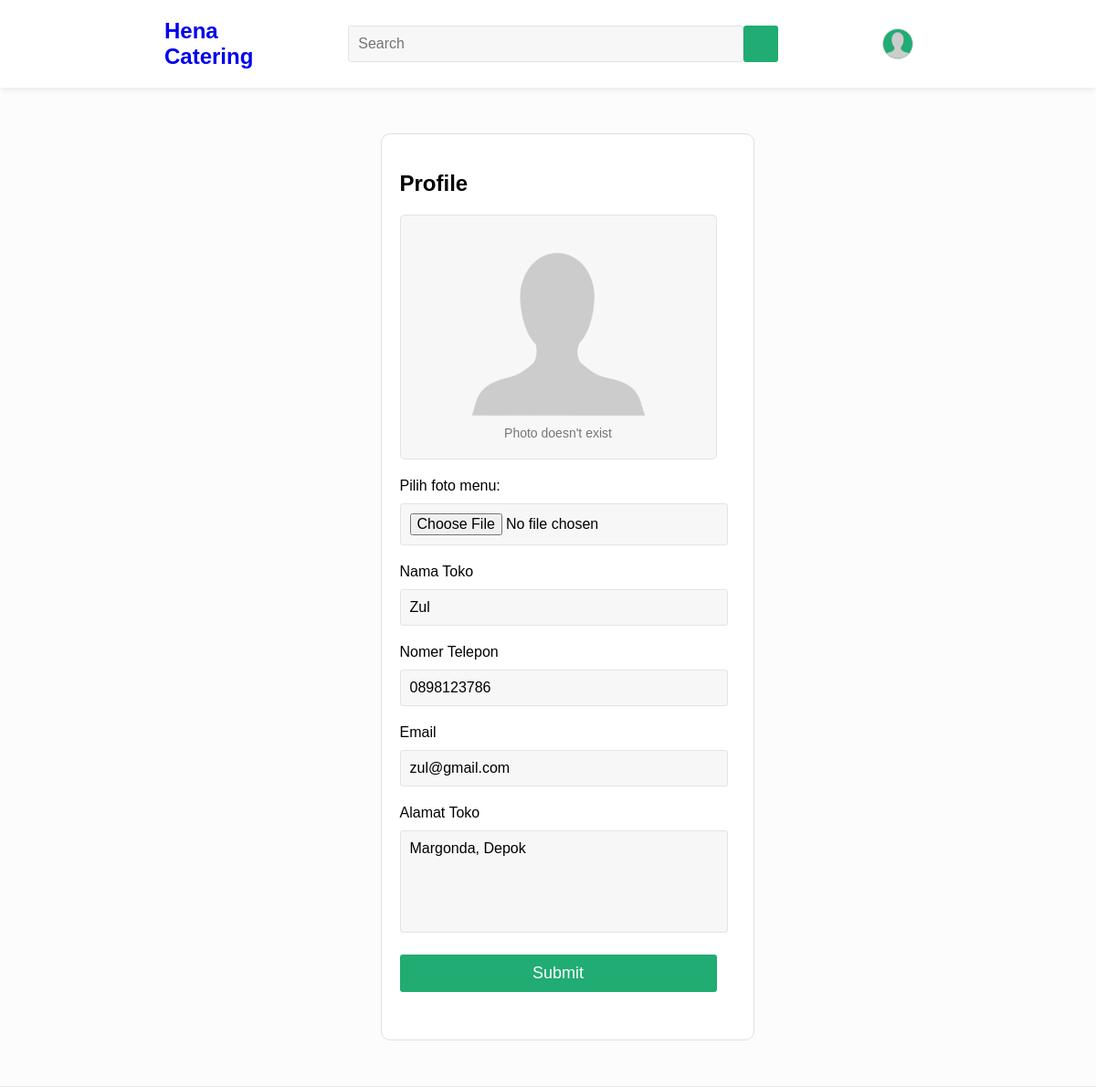
The page /pages/pembeli/dashboard.php?p=profile&IDpembeli=3 (signed in) on the database its author committed.
### tables this page shows
CREATE TABLE `pembeli` (
  `IDpembeli` int(10) NOT NULL,
  `email` varchar(50) NOT NULL,
  `password` varchar(255) NOT NULL,
  `nama` varchar(50) DEFAULT NULL,
  `telepon` varchar(14) DEFAULT NULL
);

CREATE TABLE `alamat_pembeli` (
  `IDpembeli` int(10) NOT NULL,
  `alamat` varchar(255) NOT NULL
);

### class/class.Pembeli.php (called while the page is built, shortened)
<?php
class Pembeli extends Connection
{
  public $IDpembeli = 0;
  public $TABLE_PEMBELI = 'pembeli';
  public $COLUMN_IDPEMBELI = 'IDpembeli';
  public function getUser()
  {
    $sql = "SELECT * FROM $this->TABLE_PEMBELI WHERE $this->COLUMN_IDPEMBELI = $this->IDpembeli";
    $result = mysqli_query($this->connection, $sql);
    if (mysqli_num_rows($result) == 1) {
      $data = mysqli_fetch_assoc($result);
      $this->nama = $data['nama'];
      $this->email = $data['email'];
      $this->telepon = $data['telepon'];
    }
  }
}

### inc.connection.php (called while the page is built, shortened)
<?php
class Connection
{
  private $host = "localhost";
  private $user = "root";
  private $password = "";
  function connect()
  {
    $conn = mysqli_connect($this->host, $this->user, $this->password);
    $this->connection = $conn;
  }
}

### class/class.Alamat.php (called while the page is built, shortened)
<?php
class Alamat extends Connection
{
  public $IDpembeli = 0;
  public $TABLE_ALAMAT = 'alamat_pembeli';
  public $COLUMN_IDPEMBELI = 'IDpembeli';
  public $COLUMN_ALAMAT = 'alamat';
  public function getAlamat()
  {
    $sql = "SELECT * FROM $this->TABLE_ALAMAT WHERE $this->COLUMN_IDPEMBELI = $this->IDpembeli";
    $result = mysqli_query($this->connection, $sql);
    if (mysqli_num_rows($result) == 1) {
      $data = mysqli_fetch_assoc($result);
      $this->alamat = $data[$this->COLUMN_ALAMAT];
    }
  }
}

### pages/pembeli/profile.php (the view, shortened to what this page needs)
<?php
require('../../class/class.Pembeli.php');
require('../../class/class.Alamat.php');
$currentNama = '';
$currentTelepon = '';
$currentEmail = '';
$currentAddress = '';
$currentPhoto = '';
if (isset($_GET['IDpembeli'])) {
  $Pembeli = new Pembeli();
  $Pembeli->IDpembeli = $_GET['IDpembeli'];
  $Pembeli->getUser();
  $Alamat = new Alamat();
  $Alamat->IDpembeli = $Pembeli->IDpembeli;
  $Alamat->getAlamat();
  $currentNama = $Pembeli->nama;
  $currentTelepon = $Pembeli->telepon;
  $currentEmail = $Pembeli->email;
  $currentAddress = $Alamat->alamat;
  $currentPhoto = '';
}
?>
<div class="container-profile">
  <div class="profile-section">
    <h2 class="profile-heading">Profile</h2>
    <form action="#" method="post" enctype="multipart/form-data">
      <div>
        <div class="profile-img">
          <?php
          if (isset($_GET["IDpembeli"])) {
            $srcPhoto = "../../uploads/$currentPhoto";
            $srcText = $currentPhoto;
            if ($currentPhoto == '') {
              $srcPhoto = "../../uploads/Profile placeholder.png";
              $srcText = "Photo doesn't exist";
            }
            echo '<section class="current-photo-section">';
            echo '    <img src="' . $srcPhoto . '" alt="Menu">';
            echo '    <span>' . $srcText . '</span>';
            echo '</section>';
          }
          ?>
          <section class="menu-photo-section">
            <label for="photoProfile">Pilih foto menu:</label>
            <input type="file" id="photoProfile" name="photoProfile" accept="image/*">
          </section>
        </div>
        <div class="profile-info">
          <section class="profile-name-section">
            <label for="profile-name">Nama Toko</label>
            <input type="text" id="profile-name" name="profile-name" placeholder="Budi" autocomplete="profile-name" value="<?php echo $currentNama ?>" required autofocus />
          </section>
          <section class="telpon-section">
            <label for="telepon">Nomer Telepon</label>
            <input type="tel" id="telepon" name="telepon" placeholder="+62" autocomplete="telepon" required autofocus value="<?php echo $currentTelepon ?>" />
          </section>
          <section class=" profile-email-section">
            <label for="email">Email</label>
            <input id="email" name="email" rows="5" placeholder="Email" required value="<?php echo $currentEmail ?>" />
          </section>
          <section class="profile-alamat-section">
            <label for="alamat">Alamat Toko</label>
            <textarea id="alamat" name="alamat" rows="5" placeholder="Alamat" required><?php echo trim($currentAddress) ?></textarea>
          </section>
        </div>
      </div>
      <input type="submit" id="save-profile" name="save-profile" value="Submit" />
    </form>
  </div>
</div>

### style/style.css (style rules this page uses)
:root { --desktop-font-size: 16px; --mobile-font-size: 18px; --green: hsl(155, 69%, 40%); --darker-green: hsl(155, 69%, 30%); --margin: 180px; }
html { font-family: "Inter", sans-serif; }
body { margin: 0; padding: 0; background-color: #fcfcfc; }
button, input[type="submit"], input[type="button"] { background-color: var(--green); border: none; border-radius: 3px; color: white; cursor: pointer; display: block; font-size: 22px; font-size: var(--mobile-font-size); font-weight: 500; padding: 10px 20px; }
button#login, button#register, input#login, input[type="submit"] { width: 100%; }
form { margin-bottom: 2rem; }
input, textarea, select { border: 1px solid rgb(227, 227, 227); background-color: rgb(247, 247, 247); border-radius: 3px; font-size: 16px; font-family: inherit; padding: 10px; width: 100%; width: calc(100% - 10px); }
textarea { resize: none; }
label { display: block; font-size: 20px; font-size: var(--mobile-font-size); font-weight: 500; margin: 0 0 10px 0; }
form section { margin: 0 0 20px 0; }
img { width: 100%; }
@media (min-width: 450px) { input { font-size: 14px; font-size: var(--desktop-font-size); } }
@media (min-width: 450px) { label { font-size: 14px; font-size: var(--desktop-font-size); } }

### style/addMenu.css (style rules this page uses)
.current-photo-section { display: flex; flex-direction: column; align-items: center; background: #f7f7f7; border-radius: 5px; padding: 20px; border: 1px solid rgb(227, 227, 227); }
.current-photo-section img { max-width: 200px; height: 200px; object-fit: cover; border-radius: 3px; }
.current-photo-section span { margin-top: 10px; color: #767676; font-size: 14px; }

### style/profile.css (style rules this page uses)
.container-profile { display: grid; place-content: center; margin: 50px 0; }
.profile-section { width: 100%; background-color: white; border-radius: 10px; padding: 20px; border: 1px solid #dfdfdf; }
.profile-section form { width: calc(100% - 20px); }

### rows shown on the page
pembeli: profile-name "Zul", telepon "0898123786", email "zul@gmail.com"
alamat_pembeli: alamat "Margonda, Depok"

### other values the page prints
$srcText "Photo doesn't exist"
